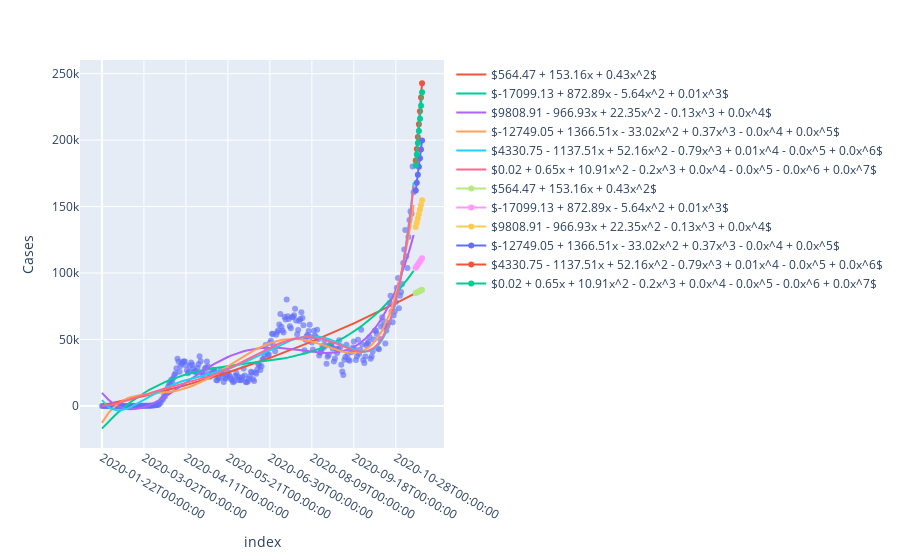

Notebook source saved alongside this figure:
### Code cell
x_range = np.array(test).reshape(-1, 1)

# fig = px.scatter(df, x=df.index, y='Cases', opacity=0.65)
degrees = []
for degree in [ 2, 3, 4, 5, 6, 7]:
    poly = PolynomialFeatures(degree)
    poly.fit(X)
    X_poly = poly.transform(X)
    x_range_poly = poly.transform(x_range)

    model = LinearRegression(fit_intercept=False)
    model.fit(X_poly, df.Cases)
    y_poly = model.predict(x_range_poly)

    equation = format_coefs(model.coef_.round(2))
    fig.add_traces(go.Scatter(x=test.squeeze(), y=y_poly, name=equation))
    degrees.append(y_poly)

fig.show()
